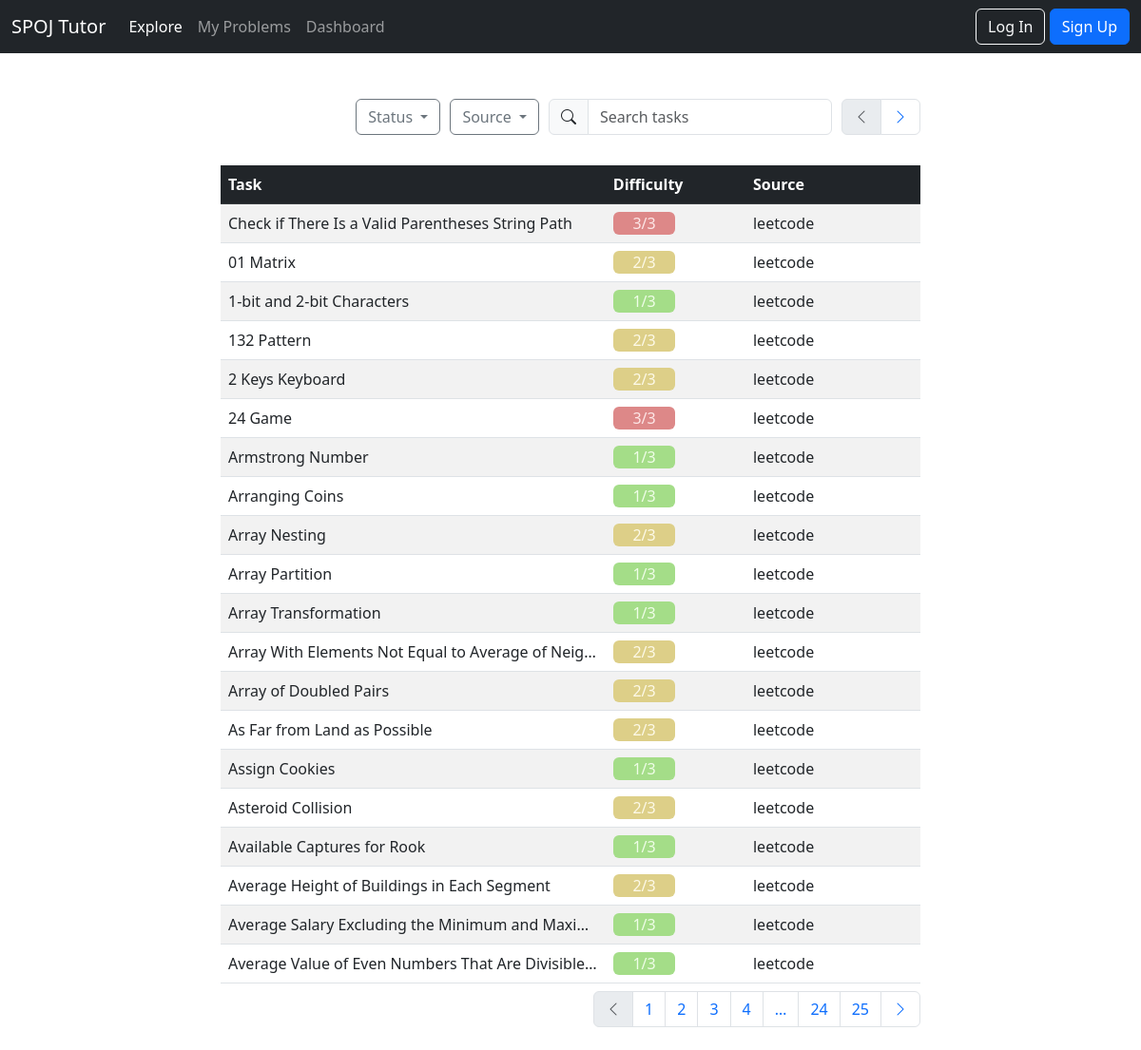
/tasks/, run on the app's committed database.
### tasks/models.py (models this page shows, shortened)
class Task(models.Model):
    id = models.AutoField(primary_key=True)
    difficulty = models.PositiveIntegerField()
    title = models.CharField(max_length=125)
    spoj = models.ForeignKey(Spoj, on_delete=models.CASCADE)
    class Meta:
        unique_together = ("title", "spoj")
    url = models.URLField(max_length=200, blank=True, null=True)
    solution_url = models.URLField(max_length=200, blank=True, null=True)

class Spoj(models.Model):
    name = models.CharField(max_length=255, primary_key=True)
    amount_of_difficulty_levels = models.IntegerField(null=False, blank=False)
    def __str__(self):
        return self.name

### tasks/views.py (the view)
# urls.py: path('', views.task, name='tasks'),
def task(request):
    task_list = Task.objects.all()
    spojs = Spoj.objects.all()
    queryset = task_list.order_by('title')
    page = request.GET.get('page', 1)
    paginator = Paginator(queryset, 20)
    try:
        tasks = paginator.page(page)
    except PageNotAnInteger:
        tasks = paginator.page(1)
    except EmptyPage:
        tasks = paginator.page(paginator.num_pages)
    return render(request, 'tasks/tasks.html', {'tasks': tasks, 'spojs': spojs})

### tasks/templatetags/paginator_tags.py (called while the page is built)
@register.simple_tag
def get_proper_elided_page_range(p, number, on_each_side=1, on_ends=1):
    paginator = Paginator(p.object_list, p.per_page)
    return paginator.get_elided_page_range(number=number,
                                           on_each_side=on_each_side,
                                           on_ends=on_ends)

### templates/tasks/tasks.html (shortened to what this page needs)
{% extends 'base.html' %}
{% load static %}
{% load paginator_tags %}
{% block stylesheet %}
    {{ block.super }}
    <link rel="stylesheet" href="{% static 'css/tasks.css' %}">
{% endblock stylesheet %}
{% block content %}
    <div class="row justify-content-center">
        <div class="col-lg-8 col-md-12 col-sm-12">
            {% include 'includes/table_nav.html' %}
            <table class="fixed table table-striped my-2 align-middle">
                <thead class="table-dark ">
                <tr>
                    {% if user.is_authenticated %}
                        <th style="width: 50%">Task</th>
                        <th style="width: 20%">Difficulty</th>
                        <th style="width: 20%">Source</th>
                        <th style="width: 10%">Status</th>
                    {% else %}
                        <th style="width: 55%">Task</th>
                        <th style="width: 20%">Difficulty</th>
                        <th style="width: 25%">Source</th>
                    {% endif %}
                </tr>
                </thead>
                <tbody>
                {% for task in tasks %}
                    <tr>
                        <td class="title"><a class="link" href="{% url 'single_task' task.id %}">{{ task.title }}</a>
                        </td>
                        <td>
                            <div class="diff container-lg rounded-2" id="diff">
                                {{ task.difficulty | add:1 }}/{{ task.spoj.amount_of_difficulty_levels }}
                            </div>
                        </td>
                        <td>
                            <a class="link" href={{ task.url }} target="_blank" rel="noopener noreferrer">
                                {{ task.spoj }}
                            </a>
                        </td>
                    </tr>
                {% endfor %}
                </tbody>
            </table>
            {% include 'includes/table_pagination.html' %}
        </div>
    </div>
{% endblock content %}

### static/css/tasks.css (style rules this page uses)
.diff { width: 50%; height: auto; text-align: center; float: left; }
.fixed { table-layout: fixed; }
.title { overflow: hidden; white-space: nowrap; text-overflow: ellipsis; }
.link { color: #212529; text-decoration: none; }

### data on the page
Task: title "Check if There Is a Valid Parentheses String Path", difficulty|add "3", spoj.amount_of_difficulty_levels "3", spoj "leetcode"
Task: title "01 Matrix", difficulty|add "2", spoj.amount_of_difficulty_levels "3", spoj "leetcode"
Task: title "1-bit and 2-bit Characters", difficulty|add "1", spoj.amount_of_difficulty_levels "3", spoj "leetcode"
Task: title "132 Pattern", difficulty|add "2", spoj.amount_of_difficulty_levels "3", spoj "leetcode"
Task: title "2 Keys Keyboard", difficulty|add "2", spoj.amount_of_difficulty_levels "3", spoj "leetcode"
Task: title "24 Game", difficulty|add "3", spoj.amount_of_difficulty_levels "3", spoj "leetcode"
Task: title "Armstrong Number", difficulty|add "1", spoj.amount_of_difficulty_levels "3", spoj "leetcode"
Task: title "Arranging Coins", difficulty|add "1", spoj.amount_of_difficulty_levels "3", spoj "leetcode"
Task: title "Array Nesting", difficulty|add "2", spoj.amount_of_difficulty_levels "3", spoj "leetcode"
Task: title "Array Partition", difficulty|add "1", spoj.amount_of_difficulty_levels "3", spoj "leetcode"
Task: title "Array Transformation", difficulty|add "1", spoj.amount_of_difficulty_levels "3", spoj "leetcode"
Task: title "Array With Elements Not Equal to Average of Neig…", difficulty|add "2", spoj.amount_of_difficulty_levels "3", spoj "leetcode"
Task: title "Array of Doubled Pairs", difficulty|add "2", spoj.amount_of_difficulty_levels "3", spoj "leetcode"
Task: title "As Far from Land as Possible", difficulty|add "2", spoj.amount_of_difficulty_levels "3", spoj "leetcode"
Task: title "Assign Cookies", difficulty|add "1", spoj.amount_of_difficulty_levels "3", spoj "leetcode"
Task: title "Asteroid Collision", difficulty|add "2", spoj.amount_of_difficulty_levels "3", spoj "leetcode"
Task: title "Available Captures for Rook", difficulty|add "1", spoj.amount_of_difficulty_levels "3", spoj "leetcode"
Task: title "Average Height of Buildings in Each Segment", difficulty|add "2", spoj.amount_of_difficulty_levels "3", spoj "leetcode"
Task: title "Average Salary Excluding the Minimum and Maxi…", difficulty|add "1", spoj.amount_of_difficulty_levels "3", spoj "leetcode"
Task: title "Average Value of Even Numbers That Are Divisible…", difficulty|add "1", spoj.amount_of_difficulty_levels "3", spoj "leetcode"

### other printed values
{{ i }} "1" "2" "3" "4" "…" "24" "25"
